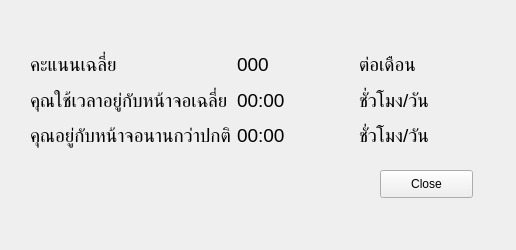
<?xml version="1.0" encoding="UTF-8"?>
<ui version="4.0">
 <class>Form</class>
 <widget class="QWidget" name="Form">
  <property name="geometry">
   <rect>
    <x>0</x>
    <y>0</y>
    <width>516</width>
    <height>250</height>
   </rect>
  </property>
  <property name="windowTitle">
   <string>Form</string>
  </property>
  <widget class="QWidget" name="layoutWidget">
   <property name="geometry">
    <rect>
     <x>30</x>
     <y>50</y>
     <width>444</width>
     <height>100</height>
    </rect>
   </property>
   <layout class="QGridLayout" name="gridLayout">
    <item row="0" column="0">
     <widget class="QLabel" name="label">
      <property name="font">
       <font>
        <pointsize>14</pointsize>
       </font>
      </property>
      <property name="text">
       <string>คะแนนเฉลี่ย</string>
      </property>
     </widget>
    </item>
    <item row="0" column="1">
     <widget class="QLabel" name="Pointper_mount">
      <property name="font">
       <font>
        <pointsize>14</pointsize>
       </font>
      </property>
      <property name="text">
       <string>000</string>
      </property>
     </widget>
    </item>
    <item row="0" column="2">
     <widget class="QLabel" name="label_3">
      <property name="font">
       <font>
        <pointsize>14</pointsize>
       </font>
      </property>
      <property name="text">
       <string>ต่อเดือน</string>
      </property>
     </widget>
    </item>
    <item row="1" column="0">
     <widget class="QLabel" name="label_2">
      <property name="font">
       <font>
        <pointsize>14</pointsize>
       </font>
      </property>
      <property name="text">
       <string>คุณใช้เวลาอยู่กับหน้าจอเฉลี่ย</string>
      </property>
     </widget>
    </item>
    <item row="1" column="1">
     <widget class="QLabel" name="Hourper_week">
      <property name="font">
       <font>
        <pointsize>14</pointsize>
       </font>
      </property>
      <property name="text">
       <string>00:00</string>
      </property>
     </widget>
    </item>
    <item row="1" column="2">
     <widget class="QLabel" name="label_6">
      <property name="font">
       <font>
        <pointsize>14</pointsize>
       </font>
      </property>
      <property name="text">
       <string>ชั่วโมง/วัน</string>
      </property>
     </widget>
    </item>
    <item row="2" column="0">
     <widget class="QLabel" name="label_4">
      <property name="font">
       <font>
        <pointsize>14</pointsize>
       </font>
      </property>
      <property name="text">
       <string>คุณอยู่กับหน้าจอนานกว่าปกติ</string>
      </property>
     </widget>
    </item>
    <item row="2" column="1">
     <widget class="QLabel" name="Hourover_week">
      <property name="font">
       <font>
        <pointsize>14</pointsize>
       </font>
      </property>
      <property name="text">
       <string>00:00</string>
      </property>
     </widget>
    </item>
    <item row="2" column="2">
     <widget class="QLabel" name="label_7">
      <property name="font">
       <font>
        <pointsize>14</pointsize>
       </font>
      </property>
      <property name="text">
       <string>ชั่วโมง/วัน</string>
      </property>
     </widget>
    </item>
   </layout>
  </widget>
  <widget class="QPushButton" name="Close_btn">
   <property name="geometry">
    <rect>
     <x>380</x>
     <y>170</y>
     <width>93</width>
     <height>28</height>
    </rect>
   </property>
   <property name="text">
    <string>Close</string>
   </property>
  </widget>
 </widget>
 <resources/>
 <connections/>
</ui>
